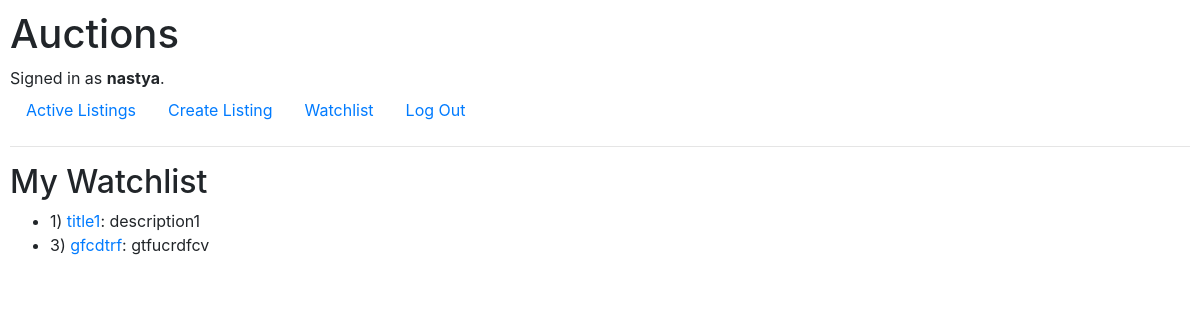
The app's page /watchlist (signed in) with its own data.
### auctions/models.py (models this page shows, shortened)
class User(AbstractUser):
    pass

class Listing(models.Model):
    title = models.CharField(max_length=64)
    description = models.CharField(max_length=5000)
    starting_bid = models.DecimalField(max_digits=10, decimal_places=2)
    image_url = models.CharField(max_length=5000)
    category = models.CharField(max_length=5000) #check after adding categories
    seller_id =  models.IntegerField()
    active = models.BooleanField()
    highest_bid_id = models.IntegerField()

### auctions/views.py (the view)
# urls.py: path("watchlist", views.watchlist, name="watchlist"),
def watchlist(request):
    watchlist = Watchlist.objects.filter(user_id=request.user.id)
    user_watchlist = []
    for i in range(len(watchlist)):
        user_watchlist.append(watchlist[i].listing_id)
    listings = Listing.objects.filter(id__in=user_watchlist)
    return render(request, "auctions/watchlist.html", {
        "listings": listings
    })

### auctions/templates/auctions/watchlist.html
{% extends "auctions/layout.html" %}
{% block body %}
<h2>My Watchlist</h2>
<ul>
    {% for listing in listings%}
<li>
    {{listing.id}}) <a href="/{{listing.title}}">{{listing.title}}</a>: {{listing.description}}
</li>
    {%endfor%}
</ul>
{% endblock %}

### auctions/templates/auctions/layout.html (shortened to what this page needs)
{% load static %}
<!DOCTYPE html>
<html lang="en">
<head>
    <link rel="stylesheet" href="https://stackpath.bootstrapcdn.com/bootstrap/4.4.1/css/bootstrap.min.css"
>
    <link href="{% static 'auctions/styles.css' %}" rel="stylesheet">
</head>
<body>
    <h1>Auctions</h1>
    <div>
        {% if user.is_authenticated %}
        Signed in as <strong>{{ user.username }}</strong>.
        {% else %}
        Not signed in.
        {% endif %}
    </div>
    <ul class="nav">
        <li class="nav-item">
            <a class="nav-link" href="{% url 'index' %}">Active Listings</a>
        </li>
        {% if user.is_authenticated %}
        <li class="nav-item">
            <a class="nav-link" href="{% url 'create_listing' %}">Create Listing</a>
        </li>
        <li class="nav-item">
            <a class="nav-link" href="{% url 'watchlist' %}">Watchlist</a>
        </li>
        <li class="nav-item">
            <a class="nav-link" href="{% url 'logout' %}">Log Out</a>
        </li>
        {% endif %}
    </ul>
    <hr>
    {% block body %}
    {% endblock %}
</body>
</html>

### auctions/static/auctions/styles.css (style rules this page uses)
body { padding: 10px; }

### records on screen
User: username "nastya"
Listing: id "1", title "title1", description "description1"
Listing: id "3", title "gfcdtrf", description "gtfucrdfcv"
